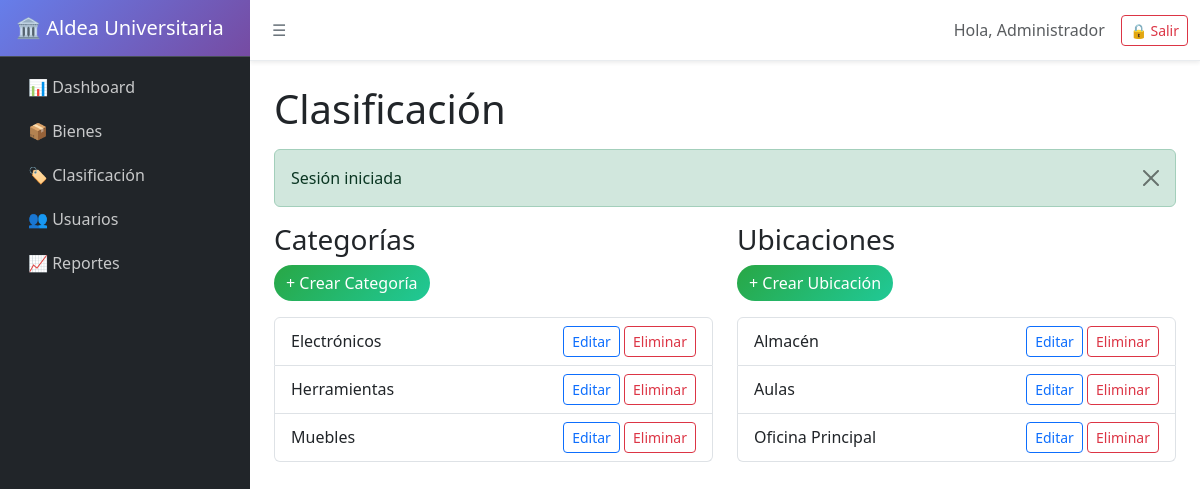
Screenshot of /clasificacion (signed in) with the database file from the repository.
### tables this page shows
CREATE TABLE categorias (
  id INTEGER PRIMARY KEY AUTOINCREMENT,
  nombre TEXT NOT NULL UNIQUE
);

CREATE TABLE ubicaciones (
  id INTEGER PRIMARY KEY AUTOINCREMENT,
  nombre TEXT NOT NULL UNIQUE
);

### app/Core/Controller.php (called while the page is built, shortened)
<?php
abstract class Controller
{
    protected function render(string $view, array $data = [], string $layout = 'layouts/header'): void
    {
        extract($data, EXTR_SKIP);
        require __DIR__ . '/../Views/' . $layout . '.php';
        require __DIR__ . '/../Views/' . $view . '.php';
        require __DIR__ . '/../Views/layouts/footer.php';
    }
}

### app/Controllers/ClasificacionController.php (called while the page is built, shortened)
<?php
final class ClasificacionController extends Controller
{
    public function index(): void
    {
        $categorias = Categoria::all();
        $ubicaciones = Ubicacion::all();
        $this->render('clasificacion/index', [
            'title' => 'Clasificación',
            'categorias' => $categorias,
            'ubicaciones' => $ubicaciones,
        ]);
    }
}

### public/index.php (called while the page is built, shortened)
<?php
try {
    $router = new Router();
    $router->dispatch();
} catch (Throwable $e) {
    error_log($e->getMessage());
    http_response_code(500);
    $file = __DIR__ . '/../app/Views/layouts/500.php';
    if (is_file($file)) {
        require $file;
    } else {
        echo '500 - Error interno del servidor';
    }
}

### app/Models/Categoria.php (called while the page is built, shortened)
<?php
final class Categoria
{
    public static function all(): array
    {
        $config = require __DIR__ . '/../Config/config.php';
        $pdo = Database::getInstance($config['db']);
        $stmt = $pdo->query('SELECT id, nombre FROM categorias ORDER BY nombre');
        return $stmt->fetchAll();
    }
}

### app/Models/Ubicacion.php (called while the page is built, shortened)
<?php
final class Ubicacion
{
    public static function all(): array
    {
        $config = require __DIR__ . '/../Config/config.php';
        $pdo = Database::getInstance($config['db']);
        $stmt = $pdo->query('SELECT id, nombre FROM ubicaciones ORDER BY nombre');
        return $stmt->fetchAll();
    }
}

### app/Views/clasificacion/index.php (the view, shortened to what this page needs)
<?php
$categorias = $categorias ?? [];
$ubicaciones = $ubicaciones ?? [];
?>
<h1 class="mb-3">Clasificación</h1>
<?php require __DIR__ . '/../components/flash.php';  ?>
<div class="row">
  <div class="col-md-6">
    <h3>Categorías</h3>
    <a class="btn btn-success mb-3" href="/clasificacion/createCategoria">+ Crear Categoría</a>
    <ul class="list-group">
      <?php foreach ($categorias as $cat): ?>
        <li class="list-group-item d-flex justify-content-between align-items-center">
          <?= htmlspecialchars($cat['nombre'], ENT_QUOTES, 'UTF-8') ?>
          <div>
            <a href="/clasificacion/editCategoria?id=<?= $cat['id'] ?>" class="btn btn-sm btn-outline-primary">Editar</a>
            <form method="post" action="/clasificacion/deleteCategoria" class="d-inline">
              <button type="submit" class="btn btn-sm btn-outline-danger" onclick="return confirm('¿Eliminar?')">Eliminar</button>
            </form>
          </div>
        </li>
      <?php endforeach; ?>
    </ul>
  </div>
  <div class="col-md-6">
    <h3>Ubicaciones</h3>
    <a class="btn btn-success mb-3" href="/clasificacion/createUbicacion">+ Crear Ubicación</a>
    <ul class="list-group">
      <?php foreach ($ubicaciones as $ubi): ?>
        <li class="list-group-item d-flex justify-content-between align-items-center">
          <?= htmlspecialchars($ubi['nombre'], ENT_QUOTES, 'UTF-8') ?>
          <div>
            <a href="/clasificacion/editUbicacion?id=<?= $ubi['id'] ?>" class="btn btn-sm btn-outline-primary">Editar</a>
            <form method="post" action="/clasificacion/deleteUbicacion" class="d-inline">
              <button type="submit" class="btn btn-sm btn-outline-danger" onclick="return confirm('¿Eliminar?')">Eliminar</button>
            </form>
          </div>
        </li>
      <?php endforeach; ?>
    </ul>
  </div>
</div>

### app/Core/Router.php (shortened to what this page needs)
<?php
final class Router
{
    private array $routes = [];
    private function loadRoutes(): void
    {
        $routesFile = __DIR__ . '/../Config/routes.php';
        $routes = require $routesFile;
        if (is_array($routes)) {
            $this->routes = $routes;
        }
    }
    public function dispatch(): void
    {
        $uri = parse_url($_SERVER['REQUEST_URI'] ?? '/', PHP_URL_PATH) ?? '/';
        $uri = rtrim($uri, '/') ?: '/';
        $method = $_SERVER['REQUEST_METHOD'] ?? 'GET';
        $routeInfo = $this->matchRoute($uri, $method);
        if ($routeInfo !== null) {
            $this->dispatchRoute($routeInfo);
            return;
        }
    }
    private function dispatchRoute(array $routeInfo): void
    {
        $route = $routeInfo['route'];
        [$controllerName, $actionName] = explode('@', $route['controller'], 2) + [null, null];
        $controller = new $controllerClass();
        $controller->{$actionName}();
    }
    private function matchRoute(string $uri, string $method): ?array
    {
        foreach ($this->routes as $route) {
            if (strtoupper($route['method']) !== strtoupper($method)) {
                continue;
            }
            $pattern = $this->compileRoutePattern($route['uri']);
            if (preg_match($pattern, $uri, $matches)) {
                $params = array_filter(
                    $matches,
                    static fn ($key) => !is_int($key),
                    ARRAY_FILTER_USE_KEY
                );
                return ['route' => $route, 'params' => $params];
            }
        }
        return null;
    }
    private function compileRoutePattern(string $uri): string
    {
        $uri = rtrim($uri, '/') ?: '/';
        $pattern = preg_replace_callback(
            '/\\\{([a-zA-Z_][a-zA-Z0-9_]*)\\\}/',
            static fn ($matches) => '(?P<' . $matches[1] . '>[^/]+)',
            preg_quote($uri, '#')
        );
        return '#^' . $pattern . '$#';
    }
}

### app/Views/layouts/header.php (shortened to what this page needs)
<!doctype html>
<html lang="es">
<head>
  <link href="/assets/css/bootstrap-local-min.css" rel="stylesheet">
  <link href="/assets/css/signal-style.css" rel="stylesheet">
</head>
<body>
  <?php if(isset($_SESSION['user'])): ?>
  <nav id="sidebar" class="bg-dark text-white">
    <div class="sidebar-header p-3">
      <h5 class="mb-0">🏛️ Aldea Universitaria</h5>
    </div>
    <ul class="list-unstyled components p-2">
      <li><a href="/">📊 Dashboard</a></li>
      <li><a href="/bienes">📦 Bienes</a></li>
      <?php if (($_SESSION['user']['rol'] ?? '') === 'admin'): ?>
        <li><a href="/clasificacion">🏷️ Clasificación</a></li>
        <li><a href="/users">👥 Usuarios</a></li>
        <li><a href="/reportes">📈 Reportes</a></li>
      <?php endif; ?>
    </ul>
  </nav>
  <?php endif; ?>
  <div id="content">
    <nav class="navbar navbar-expand-lg navbar-light bg-white shadow-sm">
      <div class="container-fluid">
        <?php if(isset($_SESSION['user'])): ?>
        <button type="button" id="sidebarCollapse" class="btn btn-outline-secondary">
          ☰
        </button>
        <?php endif; ?>
        <div class="ms-auto d-flex align-items-center">
          <?php if(isset($_SESSION['user'])): ?>
          <span class="me-3 text-muted">Hola, <?= htmlspecialchars($_SESSION['user']['nombre'] ?? '', ENT_QUOTES, 'UTF-8') ?></span>
          <a class="btn btn-outline-danger btn-sm" href="/auth/logout">🔒 Salir</a>
          <?php endif; ?>
        </div>
      </div>
    </nav>
    <div class="container-fluid p-4">

### app/Views/components/flash.php
<?php declare(strict_types=1);
if (!empty($_SESSION['flash'])): $flash = $_SESSION['flash']; unset($_SESSION['flash']); ?>
  <div class="mb-3">
    <div class="alert alert-<?= htmlspecialchars($flash['type'] ?? 'info', ENT_QUOTES, 'UTF-8') ?> alert-dismissible fade show" role="alert">
      <?= htmlspecialchars($flash['message'] ?? '', ENT_QUOTES, 'UTF-8') ?>
      <button type="button" class="btn-close" data-bs-dismiss="alert" aria-label="Close"></button>
    </div>
  </div>
<?php endif; ?>

### app/Views/layouts/footer.php (shortened to what this page needs)
    </div>
  </div>
</body>
</html>

### public/assets/css/signal-style.css (style rules this page uses)
#sidebar { min-width: 250px; max-width: 250px; min-height: 100vh; position: fixed; top: 0; left: 0; z-index: 1000; transition: all 0.3s; }
#sidebar .sidebar-header { background: linear-gradient(135deg, #667eea 0%, #764ba2 100%); border-bottom: 1px solid #495057; }
#sidebar ul.components { padding: 20px 0; }
#sidebar ul li a { padding: 10px 20px; display: block; color: #c8c9ca; text-decoration: none; transition: all 0.3s; }
#content { margin-left: 250px; transition: all 0.3s; }
.navbar { border-bottom: 1px solid #e9ecef; }
#sidebarCollapse { background: none; border: none; padding: 10px; }
.btn-success { background: linear-gradient(135deg, #28a745 0%, #20c997 100%); border: none; border-radius: 25px; }

### rows the page displays
categorias: nombre "Electrónicos"
categorias: nombre "Herramientas"
categorias: nombre "Muebles"
ubicaciones: nombre "Almacén"
ubicaciones: nombre "Aulas"
ubicaciones: nombre "Oficina Principal"

### other values shown
$_SESSION['user']['nombre'] "Administrador"
$flash['message'] "Sesión iniciada"
